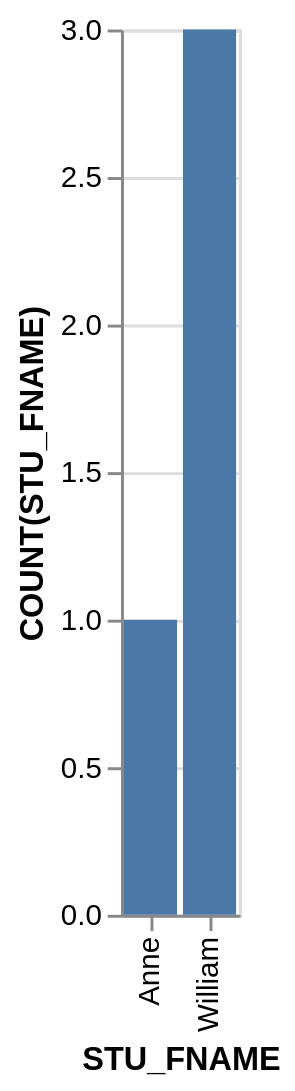

Source (Vega-Lite JSON):
### Vega-Lite specification from a JSON file in a GitHub repository (floating-point values rounded to 4 significant figures)
{"data": {"values": [{"x_data": "Anne", "y_data": 1}, {"x_data": "William", "y_data": 3}]}, "mark": "bar", "encoding": {"x": {"field": "x_data", "type": "nominal", "title": "STU_FNAME", "sort": {"op": "sum", "field": "y_data", "order": "ascending"}}, "y": {"field": "y_data", "type": "quantitative", "title": "COUNT(STU_FNAME)"}}}
